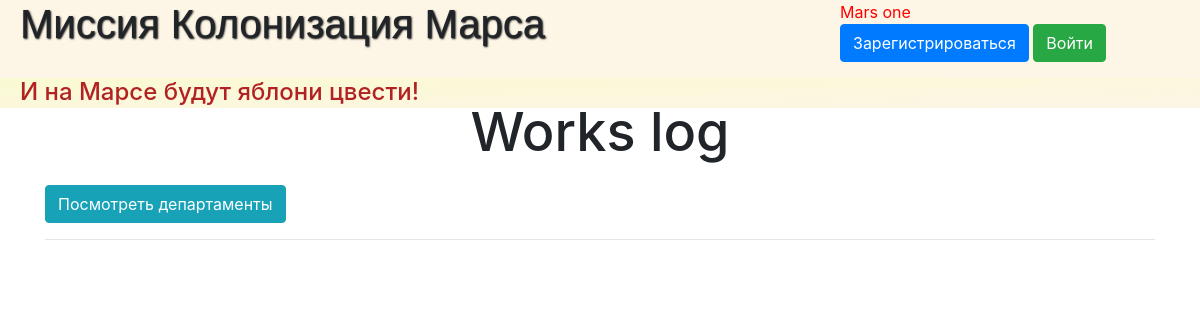
Before: / with the older database file.
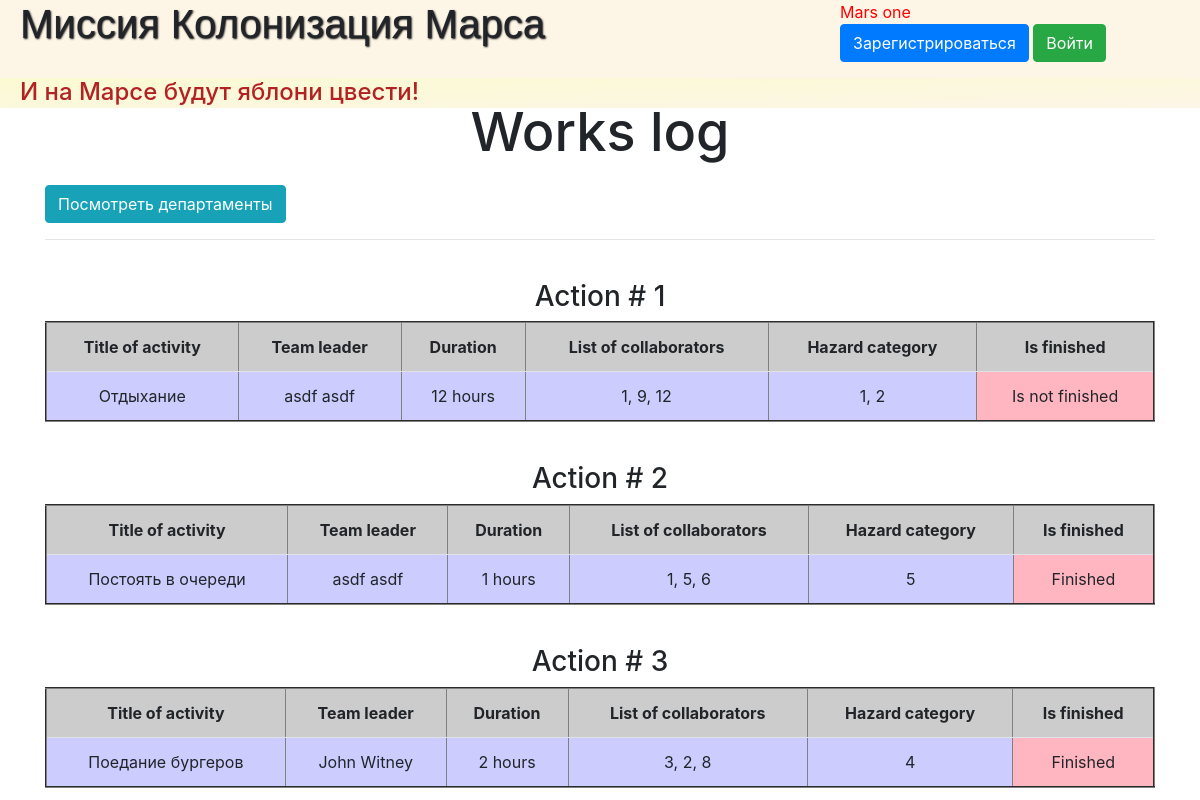
After: the same page with the newer database file.
### data/jobs.py (models this page shows, shortened)
class Jobs(SqlAlchemyBase):
    __tablename__ = 'jobs'
    id = sqlalchemy.Column(sqlalchemy.Integer, primary_key=True, autoincrement=True)
    job = sqlalchemy.Column(sqlalchemy.String, nullable=True)
    work_size = sqlalchemy.Column(sqlalchemy.Integer, nullable=True, default=0)
    collaborators = sqlalchemy.Column(sqlalchemy.String, nullable=True)
    start_date = sqlalchemy.Column(sqlalchemy.DateTime, default=datetime.datetime.now)
    end_date = sqlalchemy.Column(sqlalchemy.DateTime, default=datetime.datetime.now)
    is_finished = sqlalchemy.Column(sqlalchemy.Boolean, default=True)
    team_leader = sqlalchemy.Column(sqlalchemy.Integer, sqlalchemy.ForeignKey("users.id"))
    categories = orm.relation("Category",
                              secondary="association",
                              backref="jobs")
    user = orm.relation('User')

### data/users.py (models this page shows, shortened)
class User(SqlAlchemyBase, UserMixin):
    __tablename__ = 'users'
    id = sqlalchemy.Column(sqlalchemy.Integer, primary_key=True, autoincrement=True)
    surname = sqlalchemy.Column(sqlalchemy.String, nullable=True)
    name = sqlalchemy.Column(sqlalchemy.String, nullable=True)
    age = sqlalchemy.Column(sqlalchemy.Integer, nullable=True)
    position = sqlalchemy.Column(sqlalchemy.String, nullable=True)
    speciality = sqlalchemy.Column(sqlalchemy.String, nullable=True)
    address = sqlalchemy.Column(sqlalchemy.String, nullable=True)
    email = sqlalchemy.Column(sqlalchemy.String, index=True, unique=True, nullable=True)
    hashed_password = sqlalchemy.Column(sqlalchemy.String, nullable=True)
    modifed_date = sqlalchemy.Column(sqlalchemy.DateTime, default=datetime.datetime.now)

### data/categories.py (models this page shows)
class Category(SqlAlchemyBase):
    __tablename__ = 'category'
    id = sqlalchemy.Column(sqlalchemy.Integer, primary_key=True,
                           autoincrement=True)
    name = sqlalchemy.Column(sqlalchemy.String, nullable=True)

### main.py (the view)
@app.route('/')
def jobs():
    session = db_session.create_session()
    jobs = session.query(Jobs).all()
    users = session.query(User).all()
    return render_template('jobs.html', jobs=jobs, users=users, title='Главная')

### data/db_session.py (called while the page is built)
def create_session() -> Session:
    global __factory
    return __factory()

### templates/jobs.html (shortened to what this page needs)
{% extends "base.html" %}
{% block content %}
<link rel="stylesheet" type="text/css" href="{{url_for('static', filename='css/page-style.css')}}">
<div class="cont">
	<h2 align="center" style="font-size: 54px; margin-bottom: 20px;">Works log</h2>
	<a class="btn btn-info" href="/departments">Посмотреть департаменты</a>
	<hr>
	{% for job in jobs %}
		<h3 align="center" class="cap" style="margin-top: 40px;"> Action # {{ loop.index }} </h3>
		<table class="table" border="2" cellpadding="2px" width="100%">
			<tr class="str1" bgcolor="#CCCCCC">
				<th style="text-align: center;">
					Title of activity
				</th>
				<th style="text-align: center;">
					Team leader
				</th>
				<th style="text-align: center;">
					Duration
				</th>
				<th style="text-align: center;">
					List of collaborators
				</th>
				<th style="text-align: center;">
					Hazard category
				</th>
				<th style="text-align: center;">
					Is finished
				</th>
			</tr>
			<tr class="str2" bgcolor="#CCCCFF">
				<td>
					<span> {{ job.job }} </span>
				</td>
				<td>
					<span> {{ users[job.team_leader - 1].name }} {{ users[job.team_leader - 1].surname }} </span>
				</td>
				<td>
					<span> {{ job.work_size }} hours</span>
				</td>
				<td>
					<span> {{ job.collaborators }} </span>
				</td>
				<td>
					<span>
					{% for cat in job.categories %}
						{% if not loop.last %}
							{{ cat.name }},
						{% else %}
							{{ cat.name }}
						{% endif %}
					{% endfor %}
					</span>
				</td>
				<td bgcolor="#FFB6C1">
					<span>
						{% if job.is_finished == True %}
						Finished
						{% else %}
						Is not finished
						{% endif %}
					</span>
				</td>
			</tr>
		</table>
	{% endfor %}
</div>
{% endblock %}

### templates/base.html (shortened to what this page needs)
<!doctype html>
<html lang="en">
<head>
    <link rel="stylesheet"
          href="https://stackpath.bootstrapcdn.com/bootstrap/4.4.1/css/bootstrap.min.css"
>
    <link rel="stylesheet" type="text/css" href="..\..\static\css\style.css">
</head>
<body>
<header>
 	<div class = "left"><h1>Миссия Колонизация Марса</h1></div>
 	<div class="right">Mars one</div>
 		{% if current_user.is_authenticated %}
    	<a class="navbar-brand" href="/logout">{{ current_user.name }}</a>
	    {% else %}
    <p>
        <a class="btn btn-primary" href="/register">Зарегистрироваться</a>
        <a class="btn btn-success" href="/login">Войти</a>
    </p>
	{% endif %}
 	<h4 class="gimn">И на Марсе будут яблони цвести!</h4>
</header>
<main role="main" class="container">
    {% block content %}{% endblock %}
</main>
</body>
</html>

### static/css/style.css (style rules this page uses)
header { background-color: #fdf5e6; height: 100px; }
h1 { margin-left: 20px; font-family: sans-serif; text-shadow: 1px 1px 2px black; }
.gimn { clear: both; background: linear-gradient(to top left, #fdf5e6, #FAFAD2); padding-left: 20px; height: 30px; color: #B22222; }
.left { float: left; width: 70%; }
.right { float: right; width: 30%; color: red; }

### static/css/page-style.css (style rules this page uses)
td { text-align: center; }

Changed rows visible on the page:
added Jobs: job "Отдыхание", team_leader.name "asdf", team_leader.surname "asdf", work_size "12", collaborators "1, 9, 12", is_finished "Is not finished"
added Category: name "1", shown under "Отдыхание"
added Category: name "2", shown under "Отдыхание"
added Jobs: job "Постоять в очереди", team_leader.name "asdf", team_leader.surname "asdf", work_size "1", collaborators "1, 5, 6", is_finished "Finished"
added Category: name "5", shown under "Постоять в очереди"
added Jobs: job "Поедание бургеров", team_leader.name "John", team_leader.surname "Witney", work_size "2", collaborators "3, 2, 8", is_finished "Finished"
added Category: name "4", shown under "Поедание бургеров"
